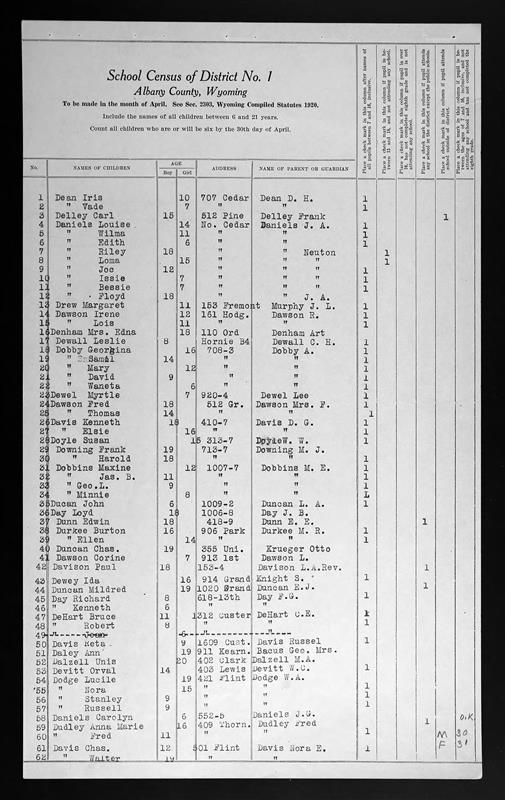
#> input picture Day_7_OCR/img.jpg, 505 x 800 px
$ python main.py
#> lines starting #> are read from the running program, lines starting #| are printed output that depends on the picture; after the words box and inside, x2 and y2 are one past the last pixel; in counts of white or black regions, pixels touching at a corner belong together
import os
import cv2
import pytesseract
import numpy as np
import pandas as pd

# -------------------------------------------
# Preprocessing (integrated)
# -------------------------------------------

def preprocess_image(image_path, method='advanced', save_steps=False):
    """
    Returns: (original_bgr, processed_grayscale_or_binary, scale_factor)
    method ∈ {'original','grayscale','contrast','bilateral','advanced','otsu','adaptive'}
    scale_factor: ratio of processed image size to original (for coordinate conversion)
    """
#> called with image_path = 'img.jpg', method = 'advanced', save_steps = True
    if not os.path.exists(image_path):
        raise FileNotFoundError(f"Image not found: {image_path}")

    img_bgr = cv2.imread(image_path)
#> img_bgr is the input picture: shape (800, 505, 3); min 0, max 255, mean 178.5
    if img_bgr is None:
        raise ValueError(f"cv2.imread failed for: {image_path}")

    def to_gray(img):
        return cv2.cvtColor(img, cv2.COLOR_BGR2GRAY)

    def clahe(gray, clip=3.0, tile=(8, 8)):
        c = cv2.createCLAHE(clipLimit=clip, tileGridSize=tile)
        return c.apply(gray)

    def upscale(gray, scale=1.5):
#> called with scale = 1.7
        return cv2.resize(gray, None, fx=scale, fy=scale, interpolation=cv2.INTER_CUBIC)
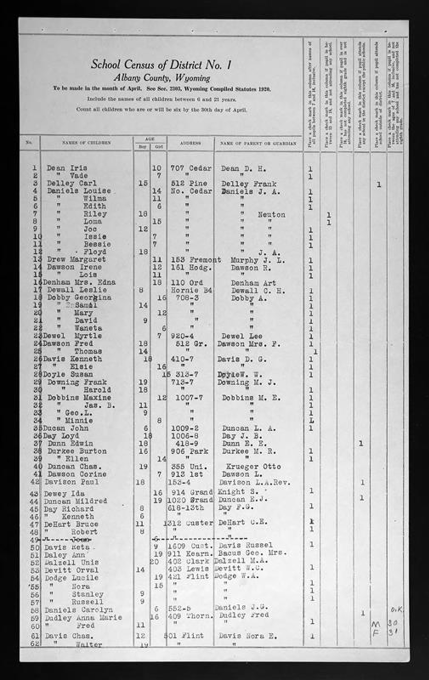
#> returned value: shape (1360, 858) (shown at 1/2 size); min 0, max 255, mean 178.6

    def denoise(gray):
        return cv2.fastNlMeansDenoising(gray, h=12, templateWindowSize=7, searchWindowSize=21)
#> in clahe, `return c.apply(gray)`:
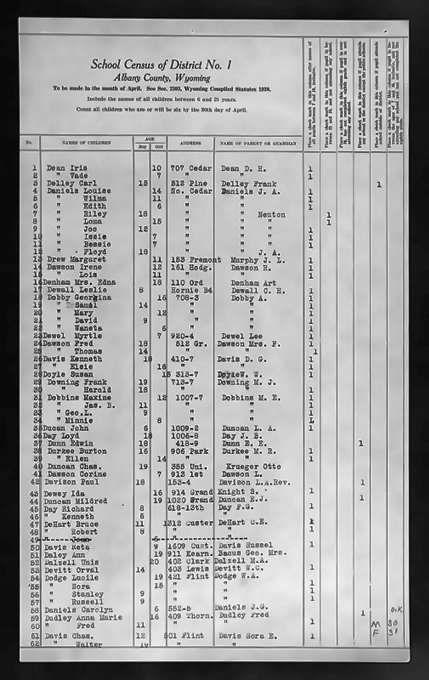
#> returned value: shape (1360, 858) (shown at 1/2 size); min 0, max 255, mean 162.7

    def binarize_otsu(gray):
        _, th = cv2.threshold(gray, 0, 255, cv2.THRESH_BINARY + cv2.THRESH_OTSU)
#> th: shape (1360, 858); 77% white; 1809 black regions (421 under 20 px), largest, box (x1, y1, x2, y2) and area: (0, 0, 858, 1360) 171190, (265, 274, 332, 1289) 3905, (67, 272, 261, 863) 3040
        return th

    # [6 lines left out: function binarize_adaptive, not called in this run]

    scale_factor = 1.0  # Track the scale factor for coordinate conversion

    if method == 'original':
        processed = to_gray(img_bgr)

    elif method == 'grayscale':
        processed = to_gray(img_bgr)

    elif method == 'contrast':
        gray = to_gray(img_bgr)
        processed = clahe(gray)
        if save_steps:
            cv2.imwrite('step_contrast_gray.jpg', gray)
            cv2.imwrite('step_contrast_clahe.jpg', processed)

    elif method == 'bilateral':
        gray = to_gray(img_bgr)
        blur = cv2.bilateralFilter(gray, d=9, sigmaColor=75, sigmaSpace=75)
        processed = binarize_adaptive(blur)

    elif method == 'advanced':
        gray = to_gray(img_bgr)
        scale_factor = 1.7  # Track the upscale factor
        up = upscale(gray, scale_factor)
        de = denoise(up)
        cl = clahe(de)
        th = binarize_otsu(cl)
        processed = th
        if save_steps:
            cv2.imwrite('step_adv_upscaled.jpg', up)
            cv2.imwrite('step_adv_denoised.jpg', de)
            cv2.imwrite('step_adv_clahe.jpg', cl)
            cv2.imwrite('step_adv_otsu.jpg', th)

    elif method == 'otsu':
        gray = to_gray(img_bgr)
        processed = binarize_otsu(gray)

    elif method == 'adaptive':
        gray = to_gray(img_bgr)
        processed = binarize_adaptive(gray)

    else:
        raise ValueError(f"Unknown preprocessing method: {method}")

    return img_bgr, processed, scale_factor


# -------------------------------------------
# Column detection (integrated)
# -------------------------------------------

def detect_vertical_lines(image_path='img.jpg', binarized=None, min_line_height_ratio=0.6):
    output_path = "detected_lines.jpg"

    img = cv2.imread(image_path)
    gray = cv2.cvtColor(img, cv2.COLOR_BGR2GRAY)
    edges = cv2.Canny(gray, 50, 150, apertureSize=3)

    lines = cv2.HoughLinesP(
        edges,
        rho=1,
        theta=np.pi / 180,
        threshold=100,
        minLineLength=50,
        maxLineGap=10
    )

    vertical_lines = []
    min_length = 100
    x_merge_tolerance = 15

    if lines is not None:
        for line in lines:
            x1, y1, x2, y2 = line[0]
            angle = np.degrees(np.arctan2(y2 - y1, x2 - x1))
            length = np.sqrt((x2 - x1)**2 + (y2 - y1)**2)

            if abs(angle) > 85 and length >= min_length:
                vertical_lines.append((x1, y1, x2, y2, length))

    vertical_lines.sort(key=lambda l: (l[0] + l[2]) / 2)

    merged_lines = []
    if vertical_lines:
        current_group = [vertical_lines[0]]

        for line in vertical_lines[1:]:
            prev_x = np.mean([current_group[-1][0], current_group[-1][2]])
            curr_x = np.mean([line[0], line[2]])

            if abs(curr_x - prev_x) < x_merge_tolerance:
                current_group.append(line)
            else:
                merged_lines.append(max(current_group, key=lambda l: l[4]))
                current_group = [line]

        merged_lines.append(max(current_group, key=lambda l: l[4]))

    display_lines = [line for line in merged_lines if line[4] > 500]

    for x1, y1, x2, y2, length in display_lines:
        cv2.line(img, (x1, y1), (x2, y2), (255, 0, 0), 4)
        cv2.putText(img, f"{int(length)}px", (x1 + 5, min(y1, y2) + 30),
                    cv2.FONT_HERSHEY_SIMPLEX, 0.6, (0, 0, 255), 2)

    cv2.imwrite(output_path, img)
    print(f"✅ Output saved to: {output_path}")

    x_coords = sorted([int((x1 + x2) / 2) for x1, y1, x2, y2, _ in display_lines])
    print("\nFiltered vertical line x-coordinates:", x_coords)

    return x_coords


# -------------------------------------------
# OCR Extraction (Enhanced with row-wise extraction)
# -------------------------------------------

class OCRExtraction:
    EXCLUDED_COLUMNS = [175, 395, 434]  # Exclude unnecessary vertical lines

    def __init__(self, processed_img, original_img, column_boundaries=None, scale_factor=1.0):
        self.gray = processed_img
        self.img = original_img
        self.column_boundaries = column_boundaries or []
        self.scale_factor = scale_factor  # Scale factor for coordinate conversion
        self.line_groups = {}
        self.final_text = ""
        self.data_by_rows = []
        self.raw_rows = []  # Store raw row data before table structuring
        self.column_names = ['No', 'Name of children', 'Age', 'Address', 'Name of guardian or parent']

        # Scale column boundaries to match the processed image coordinates
        self.scaled_boundaries = [int(x * scale_factor) for x in self.column_boundaries]
        print(f"[INFO] Scale factor: {scale_factor}")
        print(f"[INFO] Original boundaries: {self.column_boundaries}")
        print(f"[INFO] Scaled boundaries: {self.scaled_boundaries}")

    def extract_text(self, line_mid_variance=10, config='--psm 6 --oem 1', min_conf=0):
        """Extract text and group by rows based on vertical position"""
        data = pytesseract.image_to_data(self.gray, output_type=pytesseract.Output.DICT, config=config)

        for i in range(len(data['text'])):
            word = (data['text'][i] or "").strip()
            if not word:
                continue
            try:
                conf = int(float(data['conf'][i]))
            except:
                conf = -1
            if conf < min_conf:
                continue

            x = data['left'][i]
            y = data['top'][i]
            w = data['width'][i]
            h = data['height'][i]

            cv2.rectangle(self.img, (x, y), (x + w, y + h), (0, 255, 0), 1)
            y_mid = y + h // 2

            # Group by line midpoint
            matched_line = None
            for line_y in list(self.line_groups.keys()):
                if abs(line_y - y_mid) <= line_mid_variance:
                    matched_line = line_y
                    break

            if matched_line is not None:
                self.line_groups[matched_line].append((x, word, conf))
            else:
                self.line_groups[y_mid] = [(x, word, conf)]

    def extract_rows(self):
        """Extract text row by row, sorted by vertical position"""
        sorted_lines = sorted(self.line_groups.items(), key=lambda kv: kv[0])

        self.raw_rows = []
        for y_pos, words in sorted_lines:
            # Sort words in each row by x position (left to right)
            words_sorted = sorted(words, key=lambda w: w[0])

            row_data = {
                'y_position': y_pos,
                'words': [(x, word, conf) for x, word, conf in words_sorted],
                'full_text': ' '.join([word for _, word, _ in words_sorted]),
                'avg_confidence': np.mean([conf for _, _, conf in words_sorted]) if words_sorted else 0
            }
            self.raw_rows.append(row_data)

        print(f"\n{'='*80}")
        print(f"ROW-WISE TEXT EXTRACTION")
        print(f"{'='*80}")
        print(f"Total rows detected: {len(self.raw_rows)}\n")

        for idx, row in enumerate(self.raw_rows):
            print(f"Row {idx+1:3d} (y={row['y_position']:4d}, conf={row['avg_confidence']:.1f}%): {row['full_text']}")

        return self.raw_rows

    def create_table_structure(self, start_row=17, header_keywords=None):
        """
        Create a structured table by organizing rows into columns starting from a specific row
        start_row: Row number to start table extraction (1-indexed, default=17)
        header_keywords: List of keywords to identify header row (e.g., ['NAMES', 'ADDRESS', 'DATE'])
        """
        if header_keywords is None:
            header_keywords = ['NAME', 'NAMES', 'ADDRESS', 'DATE', 'AMOUNT', 'CHILDREN', 'GUARDIAN']

        # Use scaled boundaries for word coordinate comparison
        filtered_boundaries = [x * self.scale_factor for x in self.column_boundaries if x not in self.EXCLUDED_COLUMNS]
        filtered_boundaries = [int(x) for x in filtered_boundaries]  # Convert to int

        if not filtered_boundaries:
            print("[WARN] No column boundaries detected — creating single column table")
            # If no columns detected, create simple table with full text
            table_data = []
            for idx, row in enumerate(self.raw_rows):
                if idx >= start_row - 1:  # Convert to 0-indexed
                    table_data.append([row['full_text']])
            return pd.DataFrame(table_data, columns=['Text'])

        print(f"\n[INFO] Original column boundaries (filtered): {[x for x in self.column_boundaries if x not in self.EXCLUDED_COLUMNS]}")
        print(f"[INFO] Scaled column boundaries (for word matching): {filtered_boundaries}")
        print(f"[INFO] Excluded boundaries: {self.EXCLUDED_COLUMNS}")
        print(f"[INFO] Starting table extraction from row {start_row}")

        # Use predefined column names
        num_expected_columns = len(filtered_boundaries) + 1

        # If we have predefined column names and they match the expected number of columns
        if len(self.column_names) == num_expected_columns:
            headers = self.column_names
            print(f"[INFO] Using predefined column names: {headers}")
        else:
            # Try to find header row
            header_row_idx = max(0, start_row - 4)
            search_start = max(0, start_row - 4)
            search_end = min(len(self.raw_rows), start_row + 2)

            for idx in range(search_start, search_end):
                if idx < len(self.raw_rows):
                    row_text = self.raw_rows[idx]['full_text'].upper()
                    if any(keyword in row_text for keyword in header_keywords):
                        header_row_idx = idx
                        print(f"[INFO] Header row detected at row {idx + 1}: {self.raw_rows[idx]['full_text']}")
                        break

            # Create column headers from header row
            if header_row_idx < len(self.raw_rows):
                header_row = self.raw_rows[header_row_idx]
                headers = self._distribute_words_to_columns(header_row['words'], filtered_boundaries)
                headers = [h.strip() or f"Column_{i+1}" for i, h in enumerate(headers)]
            else:
                # Use default column names
                headers = [f"Column_{i+1}" for i in range(num_expected_columns)]

            print(f"[INFO] Detected column names: {headers}")

        print(f"[INFO] Number of columns: {len(headers)}")

        # Process data rows starting from specified row
        table_data = []
        data_start_row = start_row - 1  # Convert to 0-indexed

        print(f"[INFO] Extracting data from row {data_start_row + 1} to row {len(self.raw_rows)}")

        for idx in range(data_start_row, len(self.raw_rows)):
            row = self.raw_rows[idx]
            row_cells = self._distribute_words_to_columns(row['words'], filtered_boundaries)
            table_data.append(row_cells)

            # Debug: Show first few rows assignment
            if idx - data_start_row < 5:
                print(f"  Row {idx + 1}: {row_cells}")

        # Create DataFrame
        df = pd.DataFrame(table_data, columns=headers)

        print(f"\n{'='*80}")
        print(f"TABLE STRUCTURE")
        print(f"{'='*80}")
        print(f"Start row: {start_row}")
        print(f"Columns: {headers}")
        print(f"Data rows: {len(table_data)}")
        print(f"\nColumn boundaries used for alignment (scaled coordinates):")
        for i, boundary in enumerate(filtered_boundaries):
            col_range_start = 0 if i == 0 else filtered_boundaries[i-1]
            original_boundary = int(boundary / self.scale_factor)
            print(f"  Column '{headers[i]}': x < {boundary} (original: x < {original_boundary})")
        original_last = int(filtered_boundaries[-1] / self.scale_factor)
        print(f"  Column '{headers[-1]}': x >= {filtered_boundaries[-1]} (original: x >= {original_last})")
        print(f"\nPreview (first 10 rows):")
        print(df.head(10).to_string(index=False))
        print(f"{'='*80}\n")

        return df

    # [32 lines left out: functions _distribute_words_to_columns, _get_column_index, not called in this run]

    def isolate_vertical_lines(self, binarized=None):
        if binarized is None:
            binarized = self.gray
        vertical_kernel = cv2.getStructuringElement(cv2.MORPH_RECT, (1, max(20, binarized.shape[0] // 20)))
        temp_img = cv2.erode(binarized, vertical_kernel, iterations=1)
        vertical_lines_img = cv2.dilate(temp_img, vertical_kernel, iterations=2)
        return vertical_lines_img

    def draw_vertical_lines(self, color=(255, 0, 0), thickness=2, draw_isolated=True, min_line_height=1000):
        """Draw vertical lines on the original image (not scaled)"""
        filtered_boundaries = [x for x in self.column_boundaries if x not in self.EXCLUDED_COLUMNS]
        if filtered_boundaries:
            h = self.img.shape[0]
            for x in filtered_boundaries:
                cv2.line(self.img, (x, 0), (x, h), color, thickness)

        if draw_isolated:
            # Create a temporary grayscale version of original image for line detection
            gray_original = cv2.cvtColor(self.img, cv2.COLOR_BGR2GRAY)
            isolated_lines_img = self.isolate_vertical_lines(gray_original)
            contours, _ = cv2.findContours(isolated_lines_img, cv2.RETR_EXTERNAL, cv2.CHAIN_APPROX_SIMPLE)
            for cnt in contours:
                x, y, w, h = cv2.boundingRect(cnt)
                if h >= min_line_height and w < 8:
                    cv2.line(self.img, (x + w // 2, y), (x + w // 2, y + h), (0, 0, 255), 1)

    def reconstruct_text(self):
        """Reconstruct text from line groups"""
        sorted_lines = sorted(self.line_groups.items(), key=lambda kv: kv[0])
        final_text_lines = []

        for _, words in sorted_lines:
            words = sorted(words, key=lambda w: w[0])
            line_text = " ".join([w[1] for w in words])
            final_text_lines.append(line_text)

        self.final_text = "\n".join(final_text_lines)
        return self.final_text

    def save_results(self, output_dir="outputs"):
        """Save text and image results"""
        os.makedirs(output_dir, exist_ok=True)

        # Save raw text
        text_path = os.path.join(output_dir, "output_text.txt")
        with open(text_path, "w", encoding="utf-8") as f:
            f.write(self.final_text)
        print(f"[INFO] Text saved at: {text_path}")

        # Save row-wise text
        rows_path = os.path.join(output_dir, "output_rows.txt")
        with open(rows_path, "w", encoding="utf-8") as f:
            f.write(f"{'='*80}\n")
            f.write(f"ROW-WISE TEXT EXTRACTION\n")
            f.write(f"{'='*80}\n\n")
            for idx, row in enumerate(self.raw_rows):
                f.write(f"Row {idx+1:3d} (y={row['y_position']:4d}, conf={row['avg_confidence']:.1f}%): {row['full_text']}\n")
        print(f"[INFO] Row-wise text saved at: {rows_path}")

        # Save image with bounding boxes
        bbox_image_path = os.path.join(output_dir, "output_boxes.jpg")
        cv2.imwrite(bbox_image_path, self.img)
        print(f"[INFO] Image with bounding boxes saved at: {bbox_image_path}")

    def save_table_to_excel(self, df, output_path="outputs/table_extracted.xlsx"):
        """Save structured table to Excel"""
        if df is None or df.empty:
            print("[WARN] No table data available to save.")
            return

        os.makedirs(os.path.dirname(output_path), exist_ok=True)

        # Save with formatting
        with pd.ExcelWriter(output_path, engine='openpyxl') as writer:
            df.to_excel(writer, sheet_name='Extracted Table', index=False)

        print(f"[INFO] Table data saved to: {output_path}")

    def save_table_to_csv(self, df, output_path="outputs/table_extracted.csv"):
        """Save structured table to CSV"""
        if df is None or df.empty:
            print("[WARN] No table data available to save.")
            return

        os.makedirs(os.path.dirname(output_path), exist_ok=True)
        df.to_csv(output_path, index=False, encoding='utf-8')
        print(f"[INFO] Table data saved to: {output_path}")

    def save_table_to_text(self, df, output_path="outputs/table_structure.txt"):
        """Save structured table to a formatted text file"""
        if df is None or df.empty:
            print("[WARN] No table data available to save.")
            return

        os.makedirs(os.path.dirname(output_path), exist_ok=True)

        with open(output_path, 'w', encoding='utf-8') as f:
            # Write header
            f.write("="*100 + "\n")
            f.write("TABLE STRUCTURE - EXTRACTED DATA\n")
            f.write("="*100 + "\n\n")

            # Write column information
            f.write(f"Number of columns: {len(df.columns)}\n")
            f.write(f"Number of rows: {len(df)}\n")
            f.write(f"Columns: {', '.join(df.columns)}\n")
            f.write("\n" + "="*100 + "\n\n")

            # Calculate column widths for formatting
            col_widths = {}
            for col in df.columns:
                max_width = max(
                    len(str(col)),
                    df[col].astype(str).str.len().max() if not df[col].empty else 0
                )
                col_widths[col] = min(max_width + 2, 30)  # Max width 30 chars

            # Write header row
            header_line = " | ".join([str(col).ljust(col_widths[col]) for col in df.columns])
            f.write(header_line + "\n")
            f.write("-"*len(header_line) + "\n")

            # Write data rows
            for idx, row in df.iterrows():
                row_line = " | ".join([
                    str(row[col])[:col_widths[col]].ljust(col_widths[col])
                    for col in df.columns
                ])
                f.write(row_line + "\n")

            f.write("\n" + "="*100 + "\n")
            f.write(f"Total rows: {len(df)}\n")
            f.write("="*100 + "\n")

        print(f"[INFO] Table structure saved to: {output_path}")

    def refine_table_data(self, df):
        """
        Refine and clean the extracted table data based on column types
        - Name columns: Only letters and spaces
        - Age column: Only numbers
        - Address column: Remove special characters like *, |, ", :
        - Guardian column: Only letters and spaces
        """
        if df is None or df.empty:
            print("[WARN] No table data to refine.")
            return df

        print(f"\n{'='*80}")
        print(f"REFINING TABLE DATA")
        print(f"{'='*80}\n")

        refined_df = df.copy()

        # Define column type mappings
        column_rules = {
            'No': 'number',
            'Name of children': 'letters_only',
            'Age': 'number',
            'Address': 'address',
            'Name of guardian or parent': 'letters_only'
        }

        for col in refined_df.columns:
            if col in column_rules:
                rule_type = column_rules[col]
                print(f"[INFO] Cleaning column '{col}' using rule: {rule_type}")

                if rule_type == 'number':
                    refined_df[col] = refined_df[col].apply(self._extract_numbers)
                elif rule_type == 'letters_only':
                    refined_df[col] = refined_df[col].apply(self._extract_letters_only)
                elif rule_type == 'address':
                    refined_df[col] = refined_df[col].apply(self._clean_address)

                # Show sample of changes
                sample_idx = min(3, len(refined_df))
                if sample_idx > 0:
                    print(f"  Sample transformations for '{col}':")
                    for i in range(sample_idx):
                        original = str(df.iloc[i][col])
                        cleaned = str(refined_df.iloc[i][col])
                        if original != cleaned:
                            print(f"    Row {i+1}: '{original}' → '{cleaned}'")

        print(f"\n{'='*80}")
        print(f"DATA REFINEMENT COMPLETE")
        print(f"{'='*80}\n")

        return refined_df

    # [39 lines left out: functions _extract_numbers, _extract_letters_only, _clean_address, not called in this run]


# -------------------------------------------
# Orchestrator
# -------------------------------------------

class OCR:
    def __init__(self, image_path, output_dir="outputs", preprocessing='advanced',
                 tesseract_config='--psm 6 --oem 1', min_conf=0, show=False,
                 header_keywords=None, table_start_row=17, refine_data=True):
        self.image_path = image_path
        self.output_dir = output_dir
        self.preprocessing = preprocessing
        self.tesseract_config = tesseract_config
        self.min_conf = min_conf
        self.show = show
        self.header_keywords = header_keywords or ['NAME', 'NAMES', 'ADDRESS', 'DATE', 'AMOUNT']
        self.table_start_row = table_start_row
        self.refine_data = refine_data  # Whether to clean/refine extracted data

    def run(self):
        print(f"\n{'='*80}")
        print(f"OCR PIPELINE STARTED")
        print(f"{'='*80}\n")

        # Step 1: Preprocess image
        print("[STEP 1] Preprocessing image...")
        orig_bgr, processed, scale_factor = preprocess_image(
            self.image_path,
            method=self.preprocessing,
            save_steps=(self.preprocessing in ['contrast', 'advanced'])
        )
#> scale_factor = 1.7
#> (the rest of the program and of its run is left out)
